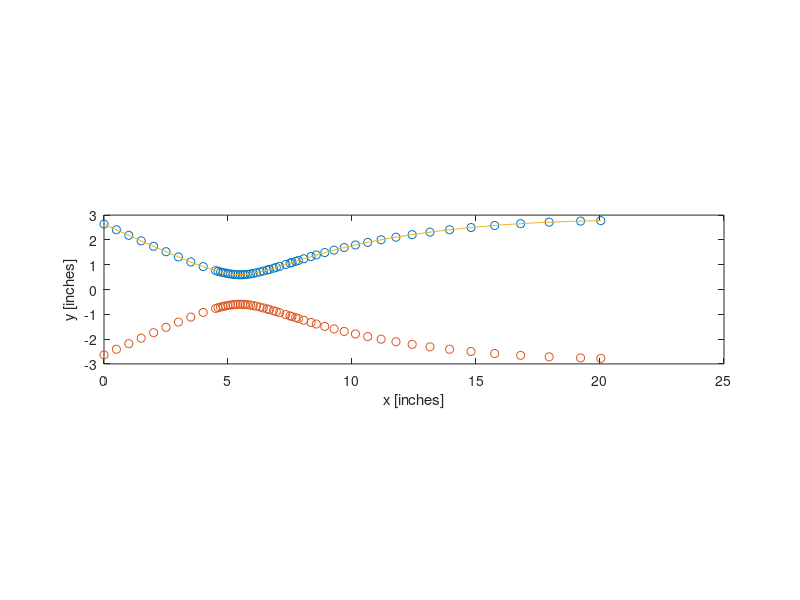

The MATLAB source for this figure:
clc;
clear;
close all;

%% Define Points

x=[0,.5,1,1.5,2,2.5,3,3.5,4,4.5,4.6,4.7,4.8,4.9,5,5.1,5.2,...
    5.3,5.4,5.5,5.5957,5.6823,5.7812,5.9096,6.0159,...
    6.1438,6.2892,6.4219,6.5755,6.6636,6.8324,6.9493,7.0804,...
    7.3283,7.5008,7.5807,7.7265,7.8414,8.0561,8.3488,8.5615,...
    8.9019,9.2759,9.6865,10.1373,10.6322,11.1753,11.7716,...
    12.4262,13.1447,13.9339,14.8006,15.7529,16.7996,17.9504,...
    19.2166,20.0316];

y=[2.636,2.4097,2.1848,1.9618,1.7414,1.5248,1.3138,1.1117,...
    0.9241,0.7616,0.7336,0.7075,0.6835,0.6619,0.6428,...
    0.6265,0.6131,0.6029,0.5960,0.5924,0.5962,0.6033,...
    0.6122,0.6289,0.6478,0.6747,0.7085,0.7434,0.7836,0.8082,...
    0.8574,0.8924,0.9330,1.0104,1.0645,1.0897,1.1357,...
    1.1719,1.2395,1.3294,1.3928,1.4897,1.5893,1.6911,1.7946,...
    1.8992,2.0042,2.1088,2.2119,2.3123,2.4086,2.4992,...
    2.5819,2.6545,2.7142,2.7577,2.7759];

% Plot
plot(x,y, 'o')
axis('equal')
axis([0,25,-3,3])
hold on
plot(x,-y, 'o')
a=2*y;
% scatter(x,y)
% scatter(x,-y)
xlabel('x [inches]')
ylabel('y [inches]')

%% Generate Spline

% Make non-dimensionalized spline-curve function
Area = 2.*y;
curve = spline(x./min(Area), Area./min(Area));

% Check against original points
xEnd = x(end)./min(Area);
xx = linspace(0,xEnd);
yy = ppval(curve,xx);

hold on; plot(xx.*min(Area), 0.5.*yy.*min(Area));

% Find the throat location
func = @(xval) ppval(curve, xval);
options = optimset('TolX', 1e-10);
xThroat = fminbnd(func, 0, xEnd, options);

% Save results
save('mcCabe_nozzle.mat', 'curve', 'xThroat', 'xEnd');